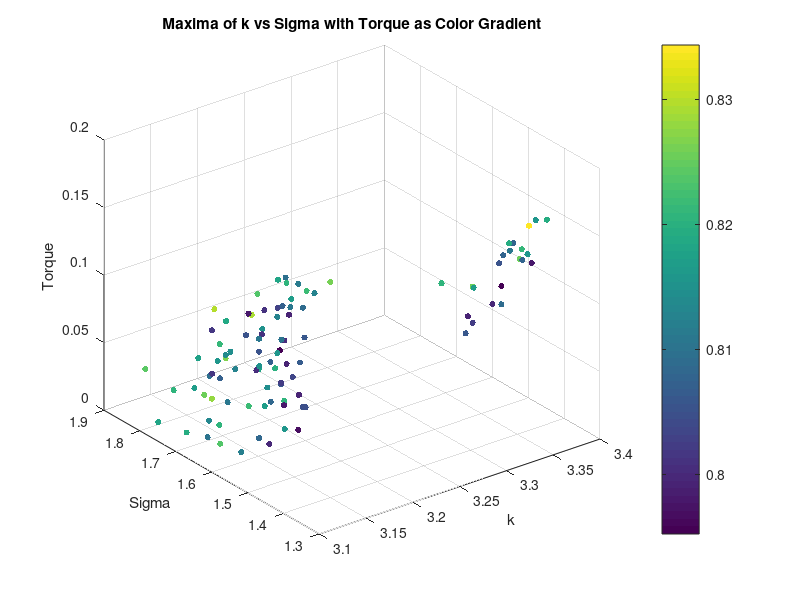
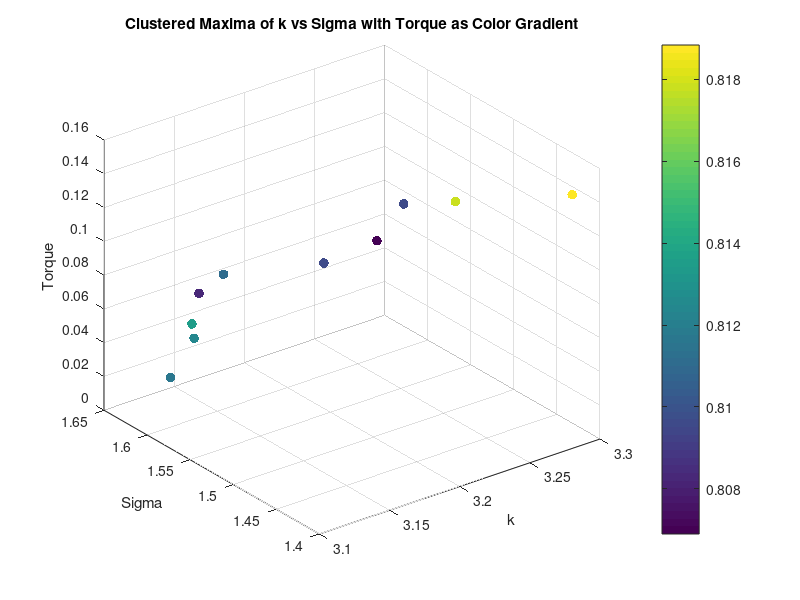
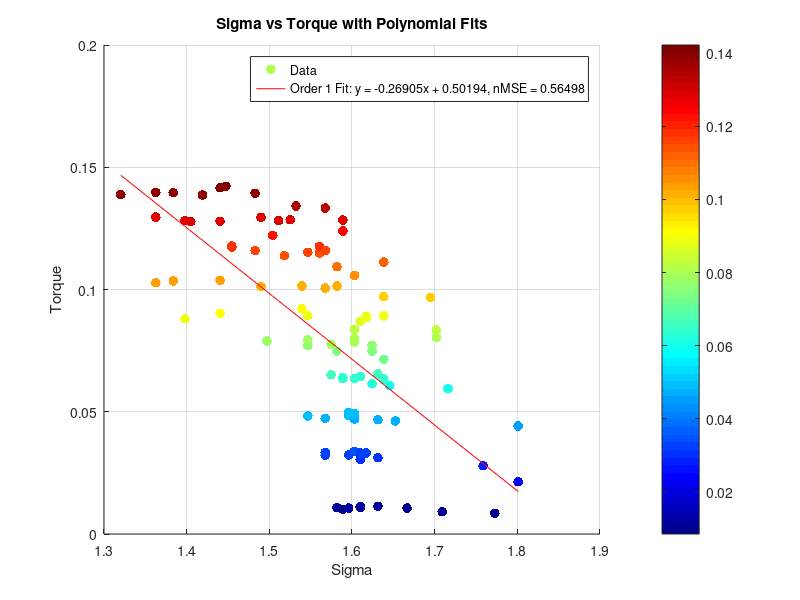
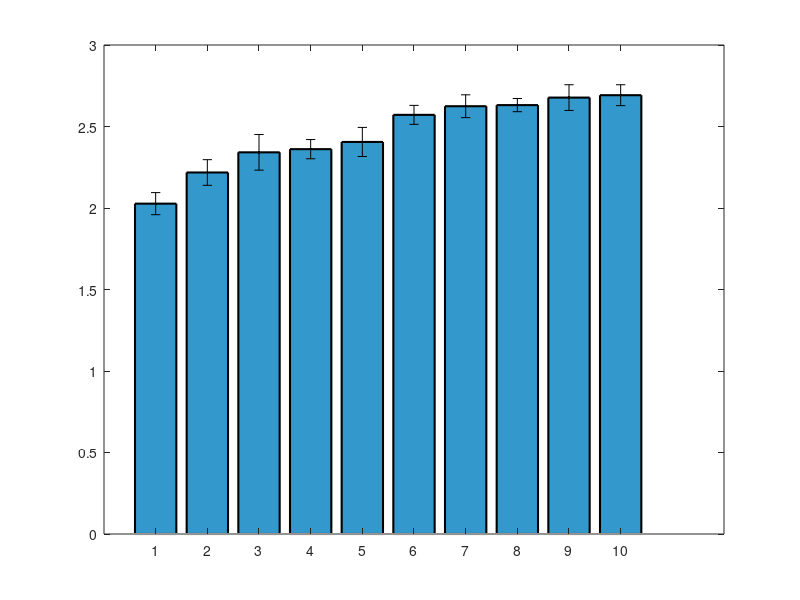

Write the MATLAB code that produced these figures, in order. (Note: this script raises an error after producing the figures.)
clear all;
close all;


%% Torque Analysis
load('maxima_data.mat');
scatter3(maxima_k, maxima_sigma, torque_values, 20, maxima_corr, 'filled');
xlabel('k');
ylabel('Sigma');
zlabel('Torque');
title('Maxima of k vs Sigma with Torque as Color Gradient');
colorbar;
grid on;
% K means clustering of torque into 10 clusters, taking mean of each cluster k, sigma and corr too
[cluster_idx, cluster_centers] = kmeans(torque_values', 10);
% Take the mean of each cluster
torque_means = zeros(10, 1);
sigma_means = zeros(10, 1);
sigma_stds = zeros(10, 1);
k_means = zeros(10, 1);
corr_means = zeros(10, 1);
for i = 1:10
    torque_means(i) = mean(torque_values(cluster_idx == i));
    sigma_means(i) = mean(maxima_sigma(cluster_idx == i));
    k_means(i) = mean(maxima_k(cluster_idx == i));
    corr_means(i) = mean(maxima_corr(cluster_idx == i));
    sigma_stds(i) = std(maxima_sigma(cluster_idx == i));
end
% Plot the clusters
figure;
scatter3(k_means, sigma_means, torque_means, 50, corr_means, 'filled');
xlabel('k');
ylabel('Sigma');
zlabel('Torque');
title('Clustered Maxima of k vs Sigma with Torque as Color Gradient');
colorbar;
grid on;
% Ensure data is sorted for polyfit
[sigma_sorted, sort_idx] = sort(maxima_sigma);
torque_sorted = torque_values(sort_idx);
% Display correlation between torque and sigma
disp('Correlation between Torque and Sigma:');
disp(corr(torque_sorted', sigma_sorted'));
% Display correlation between torque and sigma^2
disp('Correlation between Torque and Sigma^2:');
disp(corr(torque_sorted', sigma_sorted'.^2));
% Polyfit for sigma vs torque (order 1 and 2)
p1_sigma = polyfit(sigma_sorted, torque_sorted, 1);
% Calculate fitted values and normalized MSE for sigma vs torque
fitted_torque_p1_sigma = polyval(p1_sigma, sigma_sorted);
mse_p1_sigma = mean((torque_sorted - fitted_torque_p1_sigma).^2);
nmse_p1_sigma = mse_p1_sigma / var(torque_sorted);
% Display results for sigma vs torque
disp('Sigma vs Torque:');
disp(['Order 1 nMSE: ', num2str(nmse_p1_sigma)]);
%display correlation between torque and sigma
% Plot for sigma vs torque with polynomial fits (first instance)
figure;
scatter(sigma_sorted, torque_sorted, 50, torque_sorted, 'filled','DisplayName', 'Data');
% Create a custom colormap based on jet, excluding yellow/light orange
cmap = jet(256); % Get the jet colormap with 256 colors
cmap = cmap([1:100,191:256], :); % Keep only the first 200 colors, removing the yellow/light orange range
colormap(jet); % Apply the custom colormap
colorbar; % Add a colorbar to indicate the mapping of color to torque_sorted values
hold on;
plot(sigma_sorted, fitted_torque_p1_sigma, '-r', 'DisplayName', ...
    ['Order 1 Fit: y = ', num2str(p1_sigma(1)), 'x + ', num2str(p1_sigma(2)), ...
    ', nMSE = ', num2str(nmse_p1_sigma)]);
xlabel('Sigma');
ylabel('Torque');
title('Sigma vs Torque with Polynomial Fits');
legend('show');
grid on;

%Plot means of sigma as bar plot with variance as error bars
figure;
[sorted_sigma_means,idx] = sort(sigma_means);
sorted_sigma_stds = sigma_stds(idx);
bar(sorted_sigma_means.^2, 'FaceColor', [0.2 0.6 0.8], 'EdgeColor', 'k', 'LineWidth', 1.5);
% Set the x-ticks to the cluster indices
hold on;
errorbar(sorted_sigma_means.^2,sorted_sigma_stds, 'k.', 'LineWidth', 1.5);
ylim([1.9 3.5]);

xlabel('Torque Number');
ylabel('Mean Sigma');

% Ensure data is sorted for polyfit
[sigma_sorted, sort_idx] = sort(sigma_means);
torque_sorted = torque_means(sort_idx);
%Display correlation between torque and sigma
disp('Correlation between Torque and Sigma:');
disp(corr(torque_sorted, sigma_sorted));
%Display correlation between torque and sigma^2
disp('Correlation between Torque and Sigma^2:');
disp(corr(torque_sorted, sigma_sorted.^2));
% Polyfit for sigma vs torque (order 1 and 2)
p1_sigma = polyfit(sigma_sorted, torque_sorted, 1);
p2_sigma = polyfit(sigma_sorted, torque_sorted, 2);
% Calculate zitted values and normalized MSE for sigma vs torque
fitted_torque_p1_sigma = polyval(p1_sigma, sigma_sorted);
fitted_torque_p2_sigma = polyval(p2_sigma, sigma_sorted);
mse_p1_sigma = mean((torque_sorted - fitted_torque_p1_sigma).^2);
mse_p2_sigma = mean((torque_sorted - fitted_torque_p2_sigma).^2);
nmse_p1_sigma = mse_p1_sigma / var(torque_sorted);
nmse_p2_sigma = mse_p2_sigma / var(torque_sorted);
% Display results for sigma vs torque
disp('Sigma vs Torque:');
disp(['Order 1 nMSE: ', num2str(nmse_p1_sigma)]);
disp(['Order 2 nMSE: ', num2str(nmse_p2_sigma)]);
% Plot for sigma vs torque with polynomial fits (second instance)
figure;
scatter(sigma_sorted, torque_sorted, 50, torque_sorted, 'filled', 'DisplayName', 'Data');
colormap(jet); % High contrast colormap suitable for white background
colorbar; % Add a colorbar to indicate the mapping of color to torque_sorted values
hold on;
plot(sigma_sorted, fitted_torque_p1_sigma, '-r', 'DisplayName', ...
    ['Order 1 Fit: y = ', num2str(p1_sigma(1)), 'x + ', num2str(p1_sigma(2)), ...
    ', nMSE = ', num2str(nmse_p1_sigma)]);
plot(sigma_sorted, fitted_torque_p2_sigma, '--g', 'DisplayName', ...
    ['Order 2 Fit: y = ', num2str(p2_sigma(1)), 'x^2 + ', num2str(p2_sigma(2)), ...
    'x + ', num2str(p2_sigma(3)), ', nMSE = ', num2str(nmse_p2_sigma)]);
xlabel('Sigma');
ylabel('Torque');
title('Sigma vs Torque with Polynomial Fits');
legend('show');
grid on;

%% Diameter Analysis
% Saved as diameter_value, k_values(max_k_idx), sigma_values(max_sigma_idx), max_val
load('maxima_data_Diam.mat');

figure;
scatter3(maxima_matrix(:, 2), maxima_matrix(:, 3), maxima_matrix(:, 1), 50, maxima_matrix(:, 1), 'filled'); 
xlabel('k');
ylabel('Sigma');
zlabel('Diameter');
title('Maxima of k vs Sigma with Diameter as Color Gradient');
colorbar;
grid on;

% K vs d
% Ensure data is sorted for polyfit
[k_sorted, sort_idx] = sort(maxima_matrix(:, 2));
d_sorted = maxima_matrix(sort_idx, 1);
% Display correlation between d and k
disp('Correlation between Diameter and k:');
disp(corr(d_sorted, k_sorted));

%plot for k vs diam with polynomial fits
figure;
scatter(k_sorted, d_sorted, 50, d_sorted, 'filled', 'DisplayName', 'Data');
colormap(jet); % High contrast colormap suitable for white background
colorbar; % Add a colorbar to indicate the mapping of color to d_sorted values

hold on;
p1_k = polyfit(k_sorted, d_sorted, 1);
fitted_d_p1_k = polyval(p1_k, k_sorted);
mse_p1_k = mean((d_sorted - fitted_d_p1_k).^2);
nmse_p1_k = mse_p1_k / var(d_sorted);
disp('Diameter vs k:');
disp(['Order 1 nMSE: ', num2str(nmse_p1_k)]);
plot(k_sorted, fitted_d_p1_k, '-r', 'DisplayName', ...
    ['Order 1 Fit: y = ', num2str(p1_k(1)), 'x + ', num2str(p1_k(2)), ...
    ', nMSE = ', num2str(nmse_p1_k)]);
xlabel('k');
ylabel('Diameter');
title('k vs Diameter with Polynomial Fits');
legend('show');

% Compute mean and std of sigma for each unique diameter
unique_diameters = unique(maxima_matrix(:, 1));
sigma_means_diameter = zeros(size(unique_diameters));
sigma_stds_diameter = zeros(size(unique_diameters));

for i = 1:length(unique_diameters)
    sigma_values_for_diameter = maxima_matrix(maxima_matrix(:, 1) == unique_diameters(i), 3);
    sigma_means_diameter(i) = mean(sigma_values_for_diameter);
    sigma_stds_diameter(i) = std(sigma_values_for_diameter);
end

% Bar plot of mean sigma with error bars for each diameter
figure;
bar(unique_diameters, sigma_means_diameter, 'FaceColor', [0.2 0.6 0.8], 'EdgeColor', 'k', 'LineWidth', 1.5);
hold on;
errorbar(unique_diameters, sigma_means_diameter, sigma_stds_diameter, 'k.', 'LineWidth', 1.5);
xlabel('Diameter');
ylabel('Mean Sigma');
title('Mean Sigma for Each Diameter with Error Bars');
grid on;
